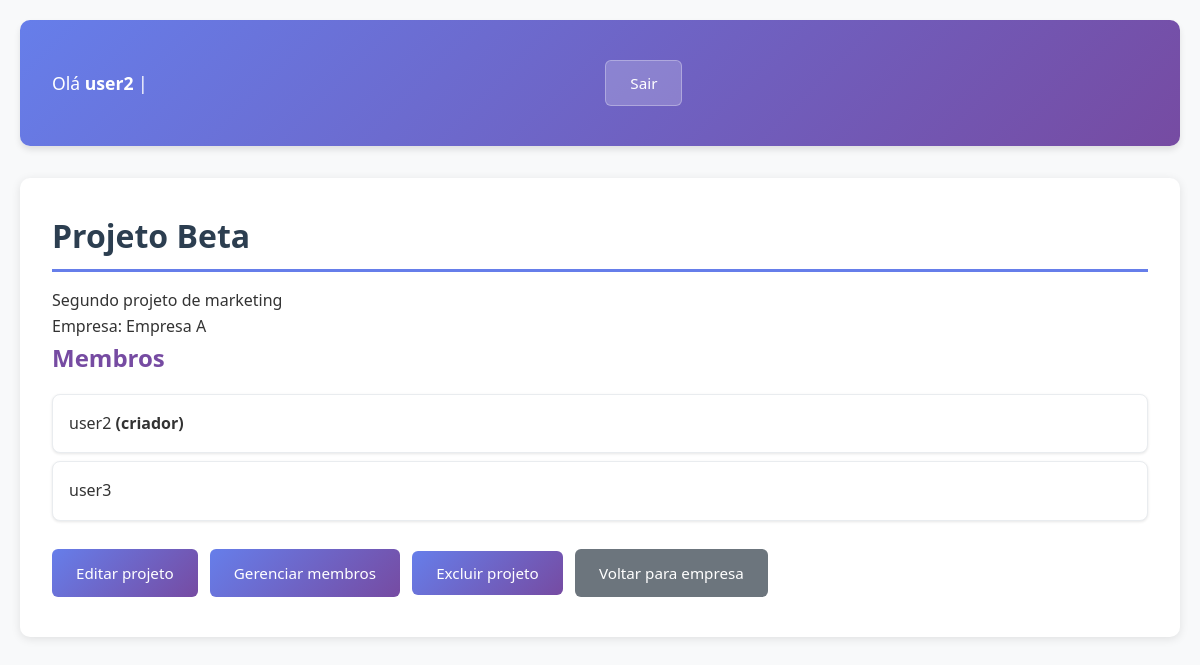
The app's page /projetos/49/ (signed in) with its own data.
### core/models.py (models this page shows, shortened)
class Projeto(models.Model):
    nome = models.CharField(max_length=255)
    empresa = models.ForeignKey(Empresa, on_delete=models.CASCADE, related_name="projetos")
    criador = models.ForeignKey(User, on_delete=models.CASCADE, related_name="projetos_criados")
    membros = models.ManyToManyField(User, related_name="projetos_participando", blank=True)
    descricao = models.TextField(blank=True)
    created_at = models.DateTimeField(auto_now_add=True)

class Empresa(models.Model):
    nome = models.CharField(max_length=255)
    criador = models.ForeignKey(User, on_delete=models.CASCADE, related_name="empresas_criadas")
    descricao = models.TextField(blank=True)
    created_at = models.DateTimeField(auto_now_add=True)

### core/views.py (the view)
# urls.py: path('projetos/<int:pk>/', views.projeto_detail, name='projeto_detail'),
@login_required
def projeto_detail(request, pk):
    projeto = get_object_or_404(Projeto, pk=pk)
    if not (projeto.criador == request.user or request.user in projeto.membros.all()):
        messages.error(request, 'Você não tem acesso a este projeto.')
        return redirect('core:dashboard')
    return render(request, 'core/projetos/detail.html', {'projeto': projeto})

### core/templates/core/projetos/detail.html (shortened to what this page needs)
{% extends "core/base.html" %}
{% block content %}
<h2>{{ projeto.nome }}</h2>
<p>{{ projeto.descricao }}</p>
<p>Empresa: {{ projeto.empresa.nome }}</p>
<h3>Membros</h3>
<ul>
{% for m in projeto.membros.all %}
    <li>
        {{ m.username }}
        {% if m == projeto.criador %} <strong>(criador)</strong> {% endif %}
    </li>
{% empty %}
    <li>Nenhum membro</li>
{% endfor %}
</ul>
<div style="margin-top: 20px;">
    {% if projeto.criador == user %}
        <a href="{% url 'core:projeto_update' projeto.id %}" class="btn btn-primary">Editar projeto</a>
        <a href="{% url 'core:projeto_membros_manage' projeto.id %}" class="btn btn-primary">Gerenciar membros</a>
        <form method="post" action="{% url 'core:projeto_delete' projeto.id %}" style="display:inline;">
            <button type="submit" class="btn btn-danger">Excluir projeto</button>
        </form>
    {% endif %}
    <a href="{% url 'core:empresa_detail' projeto.empresa.id %}" class="btn btn-secondary">Voltar para empresa</a>
</div>
{% endblock %}

### core/templates/core/base.html (shortened to what this page needs)
<!DOCTYPE html>
<html>
<head>
    {% load static %}
    <link rel="stylesheet" href="{% static 'core/css/style.css' %}">
</head>
<body>
    <header>
        <div class="user-info">
            {% if user.is_authenticated %}
                <p>
                    Olá <strong>{{ user.username }}</strong> |
                    <form method="post" action="{% url 'logout' %}" class="logout-form" style="display: inline;">
                        <button type="submit" class="btn logout-btn">Sair</button>
                    </form>
                </p>
            {% else %}
                {% if not request.path == '/login/' and not request.path == '/accounts/login/' %}
                    <p><a href="{% url 'login' %}" class="login-link">Entrar</a></p>
                {% endif %}
            {% endif %}
        </div>
    </header>
    <main class="content">
        {% block content %}
        {% endblock %}
    </main>
    {% load static %}
</body>
</html>

### core/static/core/css/style.css (style rules this page uses)
* { margin: 0; padding: 0; box-sizing: border-box; }
body { font-family: 'Segoe UI', Tahoma, Geneva, Verdana, sans-serif; line-height: 1.6; color: #333; background-color: #f8f9fa; padding: 20px; max-width: 1200px; margin: 0 auto; }
header { background: linear-gradient(135deg, #667eea 0%, #764ba2 100%); color: white; padding: 1rem 2rem; border-radius: 10px; margin-bottom: 2rem; box-shadow: 0 4px 6px rgba(0, 0, 0, 0.1); }
.user-info { display: flex; justify-content: space-between; align-items: center; flex-wrap: wrap; gap: 1rem; }
.user-info p { margin: 0; font-size: 1.1rem; }
.btn, button, input[type="submit"] { display: inline-block; padding: 0.75rem 1.5rem; margin: 0.5rem 0.5rem 0.5rem 0; border: none; border-radius: 6px; text-decoration: none; font-weight: 500; text-align: center; cursor: pointer; transition: all 0.3s ease; font-size: 0.95rem; font-family: inherit; }
.btn-primary, button[type="submit"]:not(.logout-btn), input[type="submit"], a[href*="create"], a[href*="novo"], a[href*="editar"] { background: linear-gradient(135deg, #667eea, #764ba2); color: white; }
.btn-secondary { background: #6c757d; color: white; }
.btn-danger, a[href*="excluir"], form[action*="excluir"] button { background: linear-gradient(135deg, #e74c3c, #c0392b); color: white; }
.logout-btn { background: rgba(255, 255, 255, 0.2) !important; color: white !important; border: 1px solid rgba(255, 255, 255, 0.3) !important; }
.content { background: white; padding: 2rem; border-radius: 10px; box-shadow: 0 2px 10px rgba(0, 0, 0, 0.1); margin-bottom: 2rem; animation: fadeIn 0.5s ease; }
h1, h2, h3 { color: #2c3e50; margin-bottom: 1rem; }
h2 { font-size: 2rem; border-bottom: 3px solid #667eea; padding-bottom: 0.5rem; }
h3 { font-size: 1.5rem; color: #764ba2; }
ul { list-style: none; margin: 1rem 0; }
li { background: white; margin: 0.5rem 0; padding: 1rem; border-radius: 8px; border: 1px solid #e9ecef; transition: all 0.3s ease; box-shadow: 0 1px 3px rgba(0, 0, 0, 0.1); }
form { margin: 1rem 0; }

### records on screen
Projeto: nome "Projeto Beta", descricao "Segundo projeto de marketing", empresa.nome "Empresa A"

### other values on screen
{{ user.username }} "user2"
{{ m.username }} "user2"
{{ m.username }} "user3"
